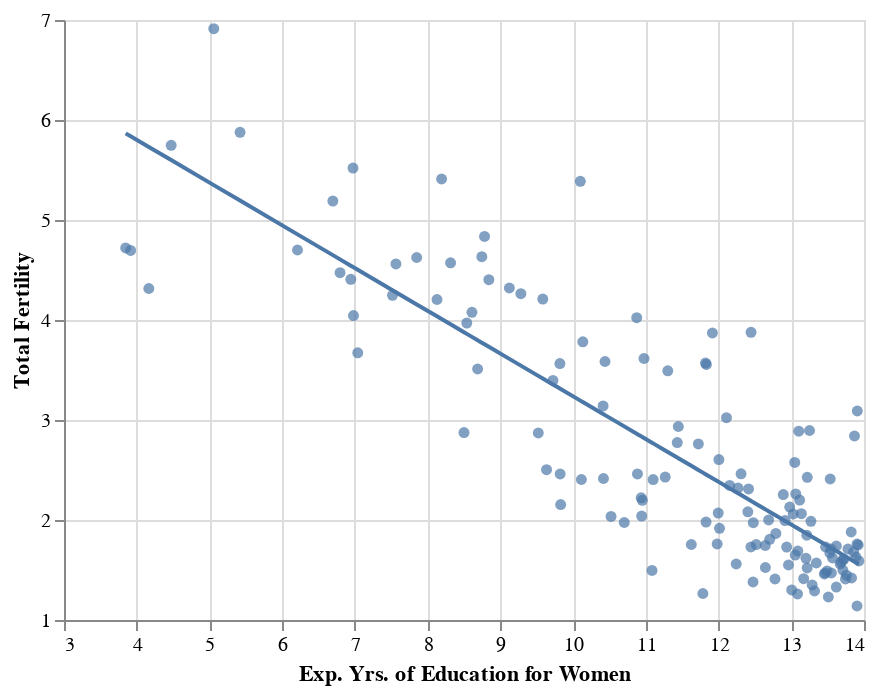

The code cell stored with this chart in its notebook:
### Markdown cell above
<!-- BEGIN QUESTION -->

#### (i) Construct a line plot of the fitted values against expected years of education.

Remember that the fitted values are stored as `fitted_slr` in the dataframe `reg_data` containing the actual data. 

Construct the line as `slr_line` and layer this on top of your plot `simple_scatter` from part 0 above.

<!--
BEGIN QUESTION
name: q1_e_i
points: 1
manual: true
-->

### Code cell
# construct line plot
slr_line = alt.Chart(reg_data).mark_line().encode(
    x = alt.X('educ_expected_yrs_f'),
    y = alt.Y('fitted_slr'))

# layer
slr_line + simple_scatter

### Figure 1 — Vega-Lite specification as saved in the notebook (floating-point values rounded to 4 significant figures; data arrays with more than 128 entries replaced by an {"elided": "..."} marker saying what was removed)
{"config": {"view": {"continuousWidth": 400, "continuousHeight": 300}}, "layer": [{"mark": "line", "encoding": {"x": {"field": "educ_expected_yrs_f", "type": "quantitative"}, "y": {"field": "fitted_slr", "type": "quantitative"}}}, {"mark": "circle", "encoding": {"x": {"field": "educ_expected_yrs_f", "scale": {"zero": false}, "title": "Exp. Yrs. of Education for Women", "type": "quantitative"}, "y": {"field": "fertility_total", "scale": {"zero": false}, "title": "Total Fertility", "type": "quantitative"}}}], "data": {"name": "data-4e881301a1b48c6f8c07e70d3742dd9d"}, "$schema": "https://vega.github.io/schema/vega-lite/v4.17.0.json", "datasets": {"data-4e881301a1b48c6f8c07e70d3742dd9d": {"elided": "139 records"}}}
